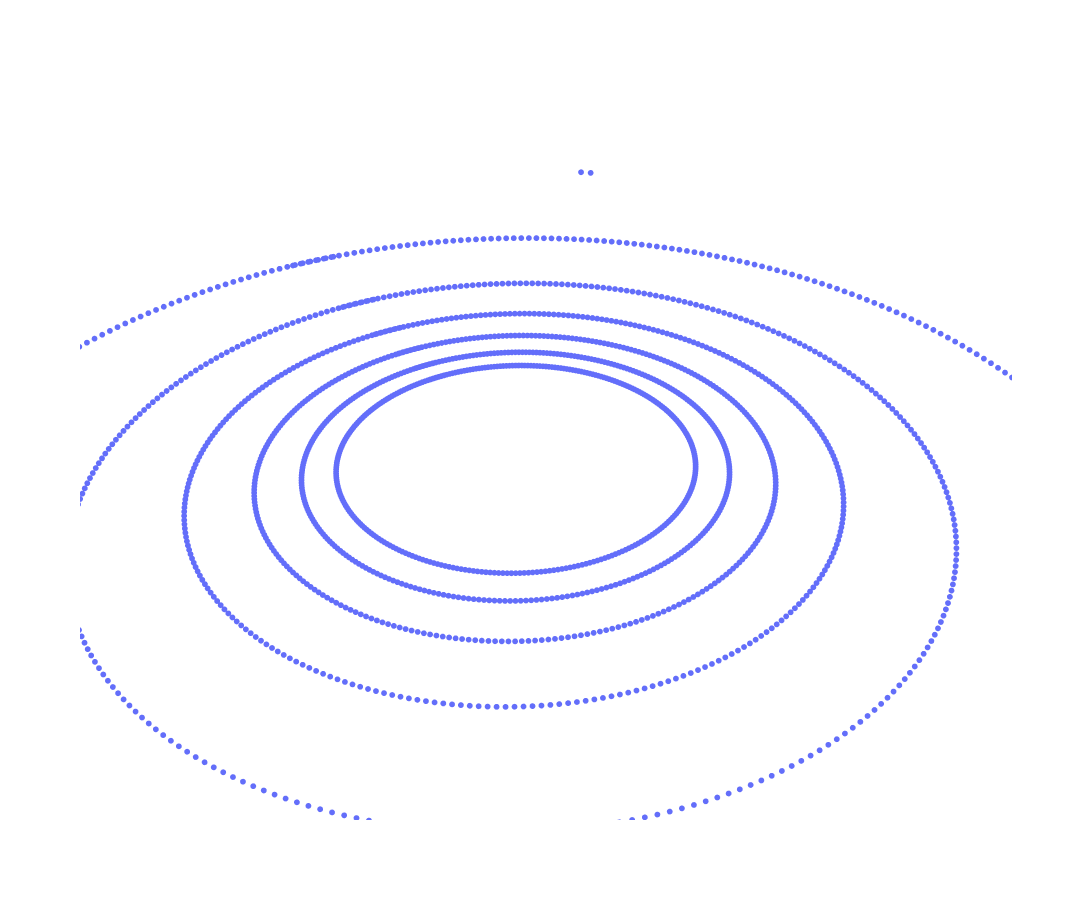

Notebook source saved alongside this figure:
### Code cell
fig = go.Figure(data=general.pc_plot_trace(cluster_pts))
fig.update_layout(width=1500, height=900, scene=dict(aspectmode='data', xaxis=dict(visible=False), yaxis=dict(visible=False), zaxis=dict(visible=False)))
fig.show()

### Figure 1 — Plotly figure (JSON) as saved in the notebook; plotly's stock layout.template omitted (floating-point values rounded to 4 significant figures; data arrays with more than 128 entries replaced by an {"elided": "..."} marker saying what was removed)
{"data": [{"marker": {"size": 2}, "mode": "markers", "type": "scatter3d", "x": {"elided": "1987 float values"}, "y": {"elided": "1987 float values"}, "z": {"elided": "1987 float values"}}], "layout": {"height": 900, "scene": {"aspectmode": "data", "xaxis": {"visible": false}, "yaxis": {"visible": false}, "zaxis": {"visible": false}}, "width": 1500}}
